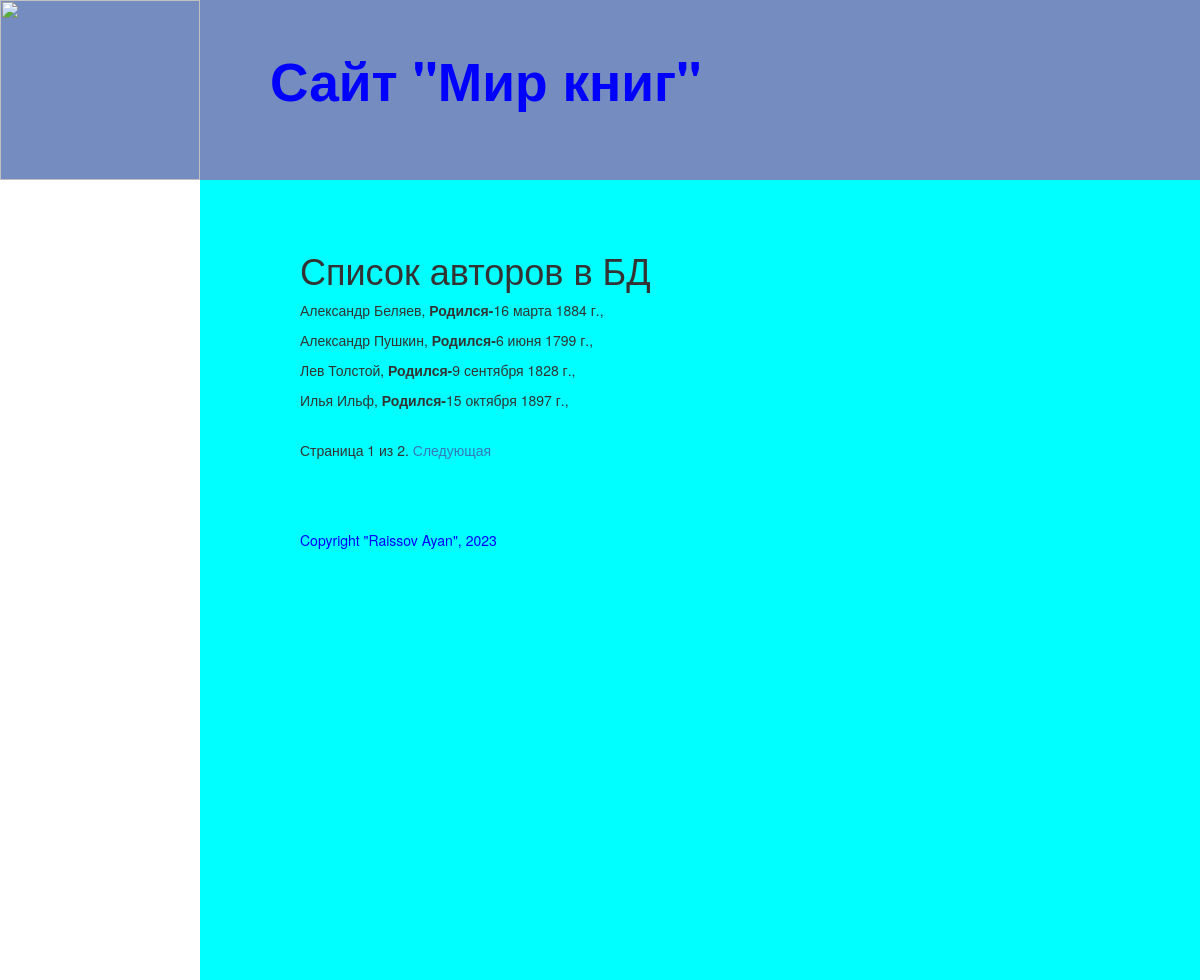
Screenshot of /authors/ with the database file from the repository.
### catalog/models.py (models this page shows, shortened)
class Author(models.Model):
    first_name = models.CharField(max_length=100, help_text="Введите имя автора", verbose_name="Имя автора")
    last_name = models.CharField(max_length=100, help_text="Введите фамилию автора", verbose_name="Фамилия автора")
    date_of_birth = models.DateField(help_text="Введите дату рождения", verbose_name="Дата рождения", null=True, blank=True)
    date_of_death = models.DateField(help_text="Введите дату смерти", verbose_name="Дата смерти", null=True, blank=True)

### catalog/views.py (the view)
# urls.py: re_path(r'^authors/$', views.AuthorListView.as_view(), name='authors'),
class AuthorListView(generic.ListView):
    model = Author
    paginate_by = 4

### catalog/templates/catalog/author_list.html (shortened to what this page needs)
<!DOCTYPE html>
{% extends "base_generic.html" %}
{% block content %}
 <h1>Список авторов в БД</h1>
{% if author_list %}
 {% for author in author_list.all %}
 <p>{{ author.first_name}} {{author.last_name}},
 <strong>Родился-</strong>{{author.date_of_birth}},
 {% endfor %}
 {% else %}
 <p>В базе данных нет авторов</p>
 {% endif %}
{% endblock %}

### rows the page displays
Author: first_name "Александр", last_name "Беляев", date_of_birth "16 марта 1884 г."
Author: first_name "Александр", last_name "Пушкин", date_of_birth "6 июня 1799 г."
Author: first_name "Лев", last_name "Толстой", date_of_birth "9 сентября 1828 г."
Author: first_name "Илья", last_name "Ильф", date_of_birth "15 октября 1897 г."

### other values shown
{{ page_obj.number }} "1"
{{ page_obj.paginator.num_pages }} "2"
